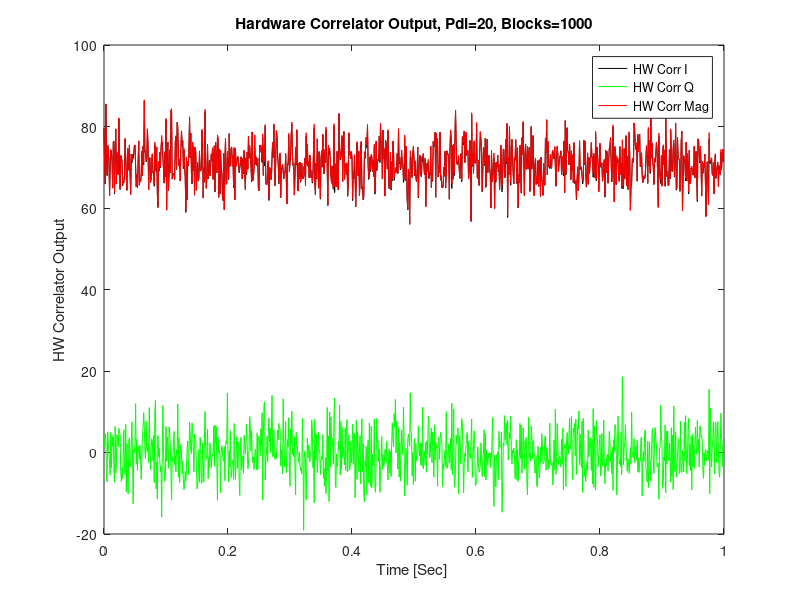
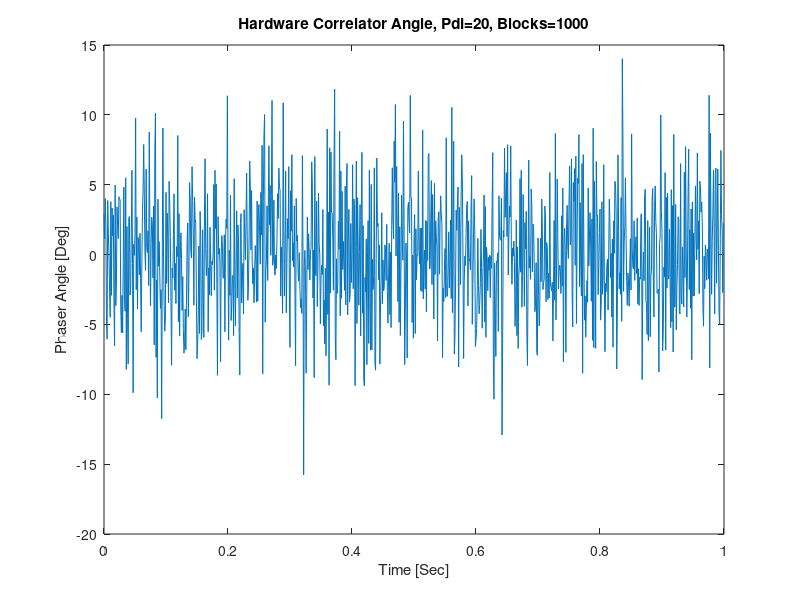
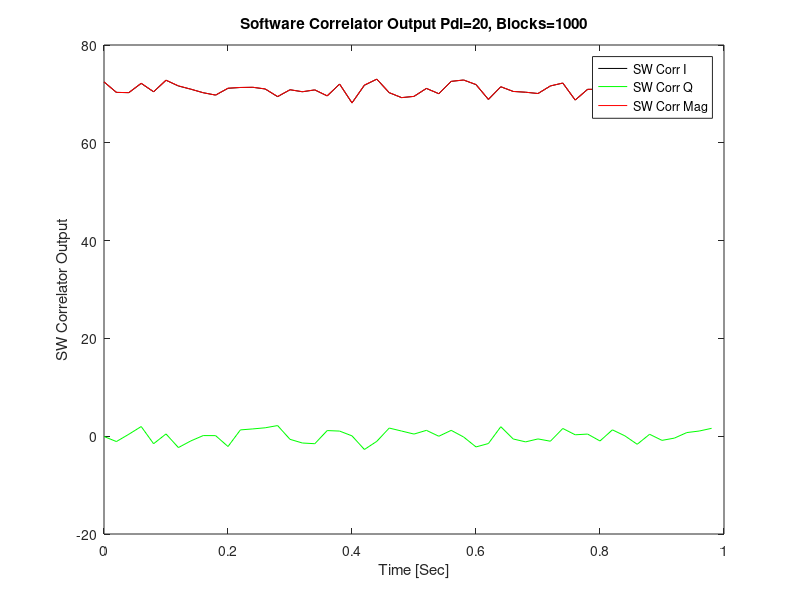
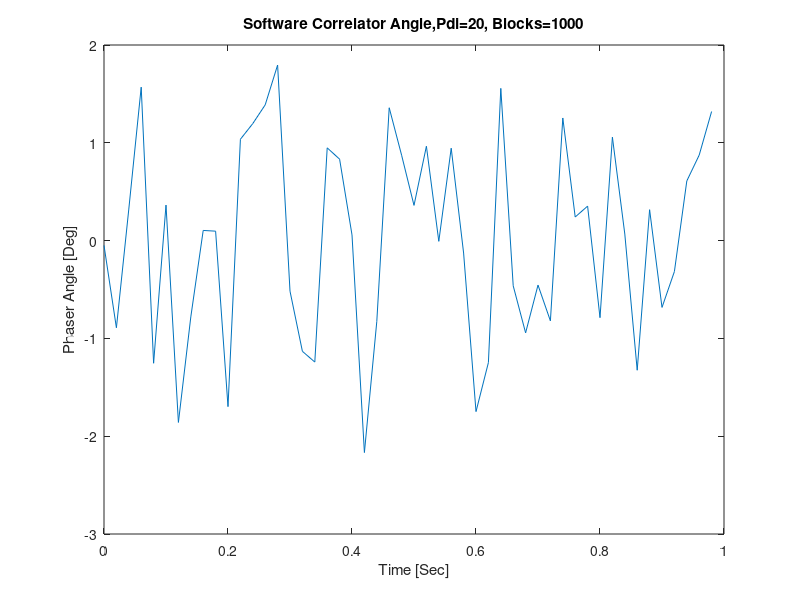

Reproduce these figures in MATLAB, in order.
% EENG 633 Project 2 Template
% use row-column multiply for correlation
% Script should have switches to on/off plots in user section
% Do not use functions for pre-determines sizes such as length(),size()
% Use vector operations instead of for loops
% All dial parameters associated with angles ~ degrees
% All plots should be in units of degrees

%% Startup
clear all; %clears all variables in the workspace
close all; %closes all open figures
clc; %clears the command window
set(0,'defaultfigureWindowStyle','docked'); % Dock figures
restoredefaultpath

%% Data Stream Dials
rffe_type='NB';
switch rffe_type
  case 'NB'
    StreamDial.fs=5e6; %sample rate [samples/sec]
    StreamDial.fIF=1.27e6; %nominal IF [Hz]
  case 'TRIGR'
    StreamDial.fs=56.32e6; %sample rate [samples/sec]
    StreamDial.fIF=13.68e6; %nominal IF [Hz]
end

%% Simulator Dials
SimDial.Z=1;          % Impedance [Ohms]
SimDial.PtDbm=10;     % Total signal power [dBm]
SimDial.CnrDbHz=50;   % Carrier to noise ratio [dB-Hz]
SimDial.phi0_deg=0;   % Initial phase [degrees]
SimDial.fd=0;         % Initial Doppler [Hz]
%SimDial.SnrDb=-3; % Signal to Noise ratio [dB]
%SimDial.phi0=0;   % Initial phase [radians]
SimDial.theta = zeros(1, 5000);
SimDial.phi = SimDial.phi0_deg;
%% Processor Dials
ProDial.Blocks=1000;  % Total simulation time [Blocks]
ProDial.phi0_deg=0;   % Replica initial phase [degrees]
ProDial.fd=0;         % Replica initial Doppler [Hz]
ProDial.Pdi=20;       % Pre-detection integrations [# HW Dumps]
ProDial.PAdi=50;        % Post-Detection Integrations [# SW Dumps]
ProDial.PDiscrType=0; % 0: Pure, 1: Costas

%ProDial.PT_estDbm = zeros(1,ProDial.Blocks);
%ProDial.PF_estDbm= zeros(ProDial.Blocks,1);
%ProDial.PF_estDbm2 = zeros(1,2500);
%ProDial.PF_avg_estDbm = zeros(1,2500);
%ProDial.Acc = zeros(1,2500);
%% Hardware Correlator plot
PlotHwCorrIq.Enable=1;
PlotHwCorrAngle.Enable=1;

%% Software Correlator plots
PlotSwCorrIq.Enable=1;
PlotSwCorrAngle.Enable=1;

PlotPdiscr.Enable=1;
PlotFdiscr.Enable=1;

PlotWBP.Enable=1;
PlotNBP.Enable=1;
PlotNP.Enable=1;
PlotNP.Enable=1;
PlotPLock.Enable=1;

PlotAvgNP.Enable=1;
PlotCnrRatio.Enable=0;
PlotCnrDbHz.Enable=1;

%% OScope Parameters
OScopeDial.Enable=0;
OScopeDial.Samples=500;

%% SpecA Parameters
SpecADial.Enable=0;
SpecADial.AvgFac=1;

%% Plot Parameters
LineWidth=2;
FontSize=12;
FontWeight='bold';
AxisFontSize=FontSize;
AxisFontWeight=FontWeight;
%% %%%%%%%%%%%%% No User Settings Below This Line %%%%%%%%%%%%%%%%%%%%%%%%%

%% Universal Constants (common to both simulator and processor)
TWOPI=2*pi;
RAD2CYC=1/TWOPI;
DEG2RAD=TWOPI/360;
RAD2DEG=360/TWOPI;
ts=1/StreamDial.fs; %sample period [sec/sample]
BlockSamples=StreamDial.fs/1000; % number of samples per 1ms block
BlockSamplesM1=BlockSamples-1;
BlockSamplesDiv2=BlockSamples/2;
BlockSamplesInv=1/BlockSamples;
ZInv=1/SimDial.Z;
Thw=0.001; % hardware integration time [sec]
Tsw=ProDial.Pdi*Thw; %software integration time [sec]
BW = 24e6; %[Hz]


if rem(BlockSamples,1)
  error('BlockSamples not integer')
end

%% Sim Variables
Sim.D = zeros(ProDial.Blocks,BlockSamples);
SimDial.CarStep = TWOPI*(StreamDial.fIF+SimDial.fd)*ts;
%Sim.CarStepVec = ones(1, BlockSamplesDiv2);
SimDial.CarStepVec = ones(1, BlockSamplesM1);
SimDial.SnrDb = SimDial.CnrDbHz - 10*log10(BW); %[dB]

%% Pro Variables

NCO_C = zeros(ProDial.Blocks,BlockSamples);
Pro.SW.Acc = 0;
Pro.SW.Counter=0; %counts where to index SW Corr and place new accum & dump
%Pre Allocate Pro.SW.Corr, Pro.SW.PhiErr,
%% Memory Allocation for Data Collection


% Pdi Plots

% Adi Plots


fignum=0;

if OScopeDial.Enable
  fignum=fignum+1;
  OScope.fignum=fignum;
end

if SpecADial.Enable
  fignum=fignum+1;
  SpecA.fignum=fignum;
end

%% Variables

%Pc + Pn  =  10dBm
%P[watts] = 1W * 10^(dBm/10)/1000
%Eq1:Pc + Pn = 1 * 10^(10/10)/1000 [w]
%y = loga(x)
%a^y = x
%3dB = 10log10(Pc/Pn)
%3/10 dB = log10(Pc/Pn)
%10^(3/10) = Pc/Pn
%Pn*10^(3/10) = Pc
%Eq2: Pc - Pn*10^(3/10) = 0 [w]
a = [1 1; 1 -10^(SimDial.SnrDb/10 + 1)]; %[w]
b = [10^(SimDial.PtDbm/10)/1000; 0]; %[w]
x = a\b;
Pcarrier = x(1)/SimDial.Z; %[w]
Pnoise = x(2)/SimDial.Z;   %[w]
Sim.B = sqrt(Pnoise);
Sim.A = sqrt(2*Pcarrier); %Multiply by 2 to convert rms to peak to peak

%% FOR LOOP that simulates and processes 1-ms blocks
m=1; % counts software accumulator dumps
n=1; % counts post-detection accumulator dumps
tic
for w=1:ProDial.Blocks
  %% %%%%%%%%%%%%%%%% Simulator %%%%%%%%%%%%%%%%%%%%%%%%%%%%%%%%%%%%%%%%%%%
  
  % add your simulator code here
  SimDial.PhiVec=cumsum([SimDial.phi0_deg SimDial.CarStepVec]);
  SimDial.phi0_deg = SimDial.PhiVec(BlockSamples) + SimDial.CarStep;
  Carrier=Sim.A*cos(SimDial.PhiVec);
  Noise = Sim.B*randn(1,BlockSamples);
  Sim.D(w,:) = Carrier + Noise;
  
  
  %% %%%%%%%%%%%%%%%% Processor %%%%%%%%%%%%%%%%%%%%%%%%%%%%%%%%%%%%%%%%%%%
  
  % complex carrier replica (NCO)
  NCO_C(w,:) = exp(1j*SimDial.PhiVec);
  
  % Hardware correlation operation
  Pro.HW.Corr(w) = Sim.D(w,:)*NCO_C(w,:).';
  Pro.HW.I(w) = real(Pro.HW.Corr(w));
  Pro.HW.Q(w) = imag(Pro.HW.Corr(w));
  Pro.HW.Mag(w) = abs(Pro.HW.Corr(w));
  Pro.HW.Angle(w) = angle(Pro.HW.Corr(w))*RAD2DEG;
  
  %% Software Accumulate/Dump
  Pro.SW.Acc = Pro.SW.Acc + Pro.HW.Corr(w);
  if rem(w,ProDial.Pdi)==0
    Pro.SW.Counter = Pro.SW.Counter + 1;
    Pro.SW.Corr(Pro.SW.Counter) = Pro.SW.Acc/ProDial.Pdi; %will have Blocks/Pdi columns
    Pro.SW.I(Pro.SW.Counter) = real(Pro.SW.Corr(Pro.SW.Counter)); %Real value of SW Corr
    Pro.SW.Q(Pro.SW.Counter) = imag(Pro.SW.Corr(Pro.SW.Counter)); %Imag value of SW Corr
    Pro.SW.Mag(Pro.SW.Counter) = abs(Pro.SW.Corr(Pro.SW.Counter)); %Mag of SW Corr
    Pro.SW.Angle(Pro.SW.Counter) = angle(Pro.SW.Corr(Pro.SW.Counter))*RAD2DEG;
    %Pro.SW.Angle(Pro.SW.Counter)=atand(Pro.SW.Q(Pro.SW.Counter)/Pro.SW.I(Pro.SW.Counter)); %Angle in degrees
    Pro.SW.Acc = 0; %Reset accum
    
    %% phase discriminator
    switch ProDial.PDiscrType
      case 0 % Pure PLL
        Pro.SW.PhiErr(Pro.SW.Counter) = atan2(Pro.SW.Q(Pro.SW.Counter),Pro.SW.I(Pro.SW.Counter))*RAD2DEG;
      case 1 % Costas PLL
        Pro.SW.PhiErr(Pro.SW.Counter) = atan(Pro.SW.Q(Pro.SW.Counter)/Pro.SW.I(Pro.SW.Counter))*RAD2DEG;
    end
    
    %% frequency discriminator 
    %code gets executed because of rem(w,ProDial.Pdi)
    if( m > 1 ) %more than one integration period has been processed
        dot = Pro.SW.I(m)*Pro.SW.I(m-1) + Pro.SW.Q(m)*Pro.SW.Q(m-1);
        cross = Pro.SW.I(m)*Pro.SW.Q(m-1) - Pro.SW.I(m-1)*Pro.SW.Q(m);
        Pro.SW.Ferr(Pro.SW.Counter) = atan2(cross,dot)/ProDial.Pdi;
    end
    if rem(w,ProDial.PAdi)==0 %PAdi is post-detection integration
     
      
      
      %% Collect data for Adi-update plotting
%       if PlotAvgNP.Enable
%         AvgNPVec(n)=Pro.AvgNP;
%       end
      
      
      %% Adi Housekeeping
      
      n=n+1; %counts post detection accumulator dumps
    end
    
    %% Collect data for Pdi-update plotting
    %if SwCorrIq.Collect
      %SwCorrIq.Dat(m)=Pro.Corr_Sw; %uncomment when you get to this section
    %end
    
    
    %% Pdi Housekeeping
    
    m=m+1; %counts software accumulator dumps
  end
  
  %% Time-Domain Power Estimator
  
  
  %% OScope
  if OScopeDial.Enable
    figure(OScope.fignum)
    
    drawnow();
  end
  
  %% SpecA
  if SpecADial.Enable
    figure(SpecA.fignum)
    
    if rem(w,SpecADial.AvgFac)==0 % Dump the accumulated PSD
      drawnow();
    end
  end
  
end % end for()
toc
%% Post-Run Plots
if PlotHwCorrIq.Enable || PlotHwCorrAngle.Enable 
  TimeVecHw=Thw*(0:(ProDial.Blocks-1));
  if(PlotHwCorrIq.Enable == 1)
     figure;
     %plot(TimeVecHw,Pro.HW.I, Pro.HW.Q, Pro.HW.Mag)
     plot(TimeVecHw,Pro.HW.I, 'k'); hold on;
     plot(TimeVecHw,Pro.HW.Q, 'g');
     plot(TimeVecHw,Pro.HW.Mag,'r'); hold off;
     title(sprintf('Hardware Correlator Output, Pdi=%d, Blocks=%d',ProDial.Pdi, ProDial.Blocks))
     xlabel('Time [Sec] ');
     ylabel('HW Correlator Output');
     legend('HW Corr I', 'HW Corr Q', 'HW Corr Mag')
  end
  if(PlotHwCorrAngle.Enable == 1)
      figure;
      plot(TimeVecHw, Pro.HW.Angle);
      title(sprintf('Hardware Correlator Angle, Pdi=%d, Blocks=%d', ProDial.Pdi,ProDial.Blocks))
      xlabel('Time [Sec]');
      ylabel('Phaser Angle [Deg]');
  end
end
%Plot SW Correlator
if PlotSwCorrIq.Enable || PlotSwCorrAngle.Enable 
  TimeVecSw=Tsw*(0:(ProDial.Blocks/ProDial.Pdi-1)); %Tsw= ProDial.Pdi*Thw
  if(PlotSwCorrIq.Enable == 1)
     figure;
     plot(TimeVecSw,Pro.SW.I, 'k'); hold on;
     plot(TimeVecSw,Pro.SW.Q, 'g');
     plot(TimeVecSw,Pro.SW.Mag,'r'); hold off;
     title(sprintf('Software Correlator Output Pdi=%d, Blocks=%d', ProDial.Pdi, ProDial.Blocks))
     xlabel('Time [Sec]');
     ylabel('SW Correlator Output');
     legend('SW Corr I', 'SW Corr Q', 'SW Corr Mag')
  end
  if(PlotSwCorrAngle.Enable == 1)
      figure;
      plot(TimeVecSw, Pro.SW.Angle);
      title(sprintf('Software Correlator Angle,Pdi=%d, Blocks=%d',ProDial.Pdi, ProDial.Blocks))
      xlabel('Time [Sec]');
      ylabel('Phaser Angle [Deg]');
  end
end
% Plot Descriminators
if PlotPdiscr.Enable || PlotFdiscr.Enable
    figure;
    TimeVecPd=Tsw*(0:(ProDial.Blocks/ProDial.Pdi-1));
    plot(TimeVecPd, Pro.SW.PhiErr);
    if (ProDial.PDiscrType == 1) %Use Costas title
        title(sprintf('Phase Discriminator Output (Type:Costas), Pdi=%d, Blocks=%d',ProDial.Pdi,ProDial.Blocks)); 
    else
        title(sprintf('Phase Discriminator Output (Type:Pure), Pdi=%d, Blocks=%d',ProDial.Pdi,ProDial.Blocks));
    end
    xlabel('Time [Sec]');
    ylabel('Phase Error [Deg]');
    %Plot Freq. Discr.
    figure;
    plot(TimeVecPd, Pro.SW.Ferr);
    title(sprintf('Frequency Discriminator Output, Pdi=%d, Blocks=%d',ProDial.Pdi,ProDial.Blocks));
    xlabel('Time [Sec]');
    ylabel('Estimated Frequency [Hz]');
end
% Adi updated plots
% if Adi.Collect
%   TimeVecAdi=Thw*Pro.PAdi*(0:(Adi.NumDumps-1));
% end

